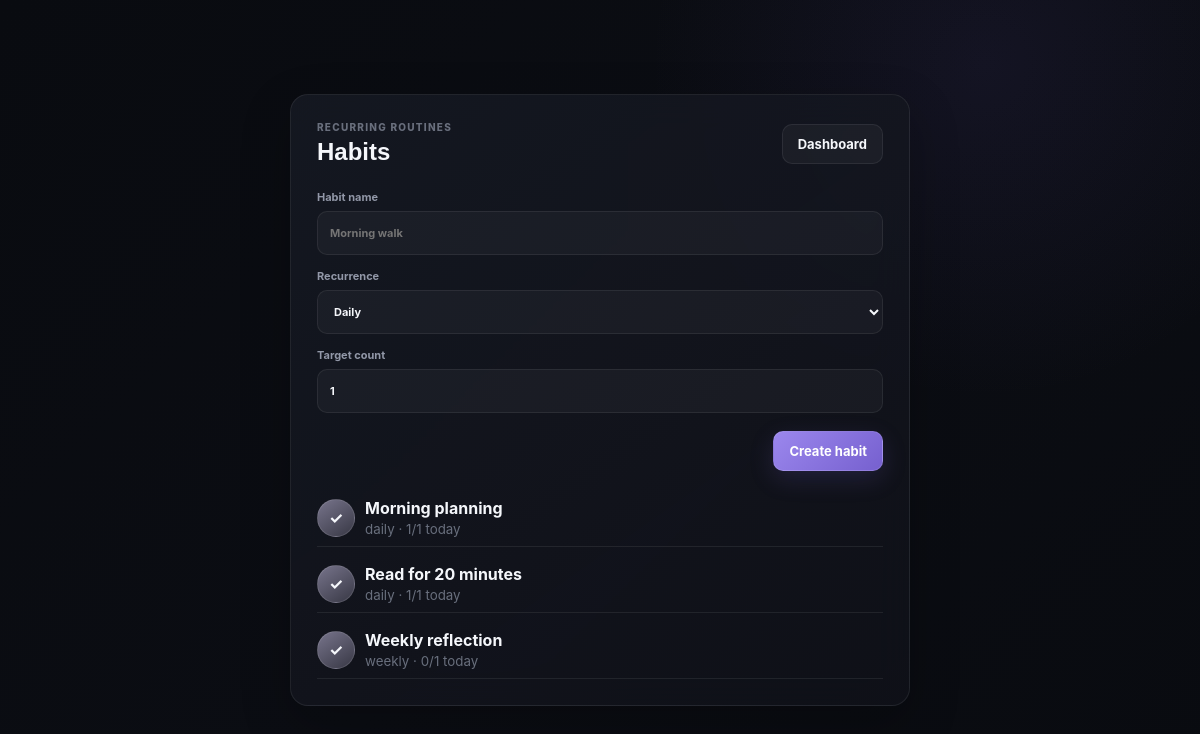
Screenshot of /habits.php (signed in) with the database file from the repository.
### tables this page shows
CREATE TABLE habits (
  id BIGINT UNSIGNED NOT NULL AUTO_INCREMENT,
  user_id BIGINT UNSIGNED NOT NULL,
  name VARCHAR(180) NOT NULL,
  recurrence ENUM('daily', 'weekly', 'monthly') NOT NULL DEFAULT 'daily',
  target_count SMALLINT UNSIGNED NOT NULL DEFAULT 1,
  is_active BOOLEAN NOT NULL DEFAULT TRUE,
  created_at TIMESTAMP NOT NULL DEFAULT CURRENT_TIMESTAMP,
  PRIMARY KEY (id),
  KEY idx_habits_user_active (user_id, is_active),
  CONSTRAINT fk_habits_user FOREIGN KEY (user_id) REFERENCES users(id) ON DELETE CASCADE ON UPDATE CASCADE
);

### habits.php (the view, shortened to what this page needs)
<?php
$pdo = Database::getInstance()->connection();
$userId = (int) $_SESSION['user_id'];
$statement = $pdo->prepare(
    'SELECT h.id, h.name, h.recurrence, h.target_count,
            COALESCE((SELECT hl.count FROM habit_logs hl WHERE hl.habit_id = h.id AND hl.user_id = h.user_id AND hl.log_date = CURDATE()), 0) AS today_count
     FROM habits h WHERE h.user_id = :user_id AND h.is_active = TRUE ORDER BY h.created_at DESC'
);
$statement->execute(['user_id' => $userId]);
$habits = $statement->fetchAll();
?>
<!doctype html>
<html lang="en">
<head><meta charset="utf-8"><meta name="viewport" content="width=device-width,initial-scale=1"><title>Personal OS Habits</title><link rel="stylesheet" href="/personal-os/public/css/style.css"></head>
<body>
  <main class="settings-shell">
    <section class="glass-panel settings-card">
      <div class="panel-heading"><div><p class="eyebrow">Recurring routines</p><h1>Habits</h1></div><a class="secondary-button settings-back" href="/personal-os/">Dashboard</a></div>
      <form class="settings-form" method="post">
        <label>Habit name<input name="name" required placeholder="Morning walk"></label>
        <label>Recurrence<select name="recurrence"><option value="daily">Daily</option><option value="weekly">Weekly</option><option value="monthly">Monthly</option></select></label>
        <label>Target count<input type="number" name="target_count" value="1" min="1" max="99"></label>
        <button class="primary-button" type="submit">Create habit</button>
      </form>
      <div class="habit-list">
        <?php foreach ($habits as $habit): ?>
          <article class="team-row" id="habit-<?= (int) $habit['id'] ?>">
            <div class="avatar">✓</div>
            <div><strong><?= htmlspecialchars($habit['name']) ?></strong><small><?= htmlspecialchars($habit['recurrence']) ?> · <?= (int) $habit['today_count'] ?>/<?= (int) $habit['target_count'] ?> today</small></div>
          </article>
        <?php endforeach; ?>
      </div>
    </section>
  </main>
</body>
</html>

### public/css/style.css (style rules this page uses)
:root { --bg: #090b10; --panel: rgba(20, 23, 32, 0.78); --panel-strong: rgba(24, 27, 38, 0.94); --border: rgba(255, 255, 255, 0.075); --border-bright: rgba(255, 255, 255, 0.13); --text: #f5f7fb; --muted: #9298a8; --muted-2: #696f7d; --violet: #9d87ff; --violet-strong: #7c64ed; --cyan: #57c8cf; --amber: #e9b86c; --rose: #d98ba3; --green: #69caa1; --danger: #ef7b86; --sidebar-width: 238px; --radius: 18px; --shadow: 0 18px 50px rgba(0, 0, 0, 0.24); }
* { box-sizing: border-box; }
html { scroll-behavior: smooth; }
body { margin: 0; min-height: 100vh; overflow-x: hidden; background: radial-gradient(circle at 82% 8%, rgba(111, 88, 198, 0.09), transparent 21rem), linear-gradient(135deg, #090b10 0%, #0b0d13 54%, #090b10 100%); color: var(--text); font-family: Inter, "Segoe UI", Arial, sans-serif; -webkit-font-smoothing: antialiased; }
button, input, select { font: inherit; }
button, a { -webkit-tap-highlight-color: transparent; }
button { cursor: pointer; }
.avatar { width: 38px; height: 38px; display: grid; place-items: center; flex: 0 0 auto; border: 1px solid rgba(255,255,255,.12); border-radius: 50%; background: linear-gradient(145deg, #77748b, #383845); font-weight: 700; }
.eyebrow { margin: 0; color: var(--muted-2); font-size: 10px; font-weight: 800; letter-spacing: 1.25px; text-transform: uppercase; }
.primary-button, .secondary-button { height: 40px; border-radius: 10px; padding: 0 15px; font-size: 13px; font-weight: 750; transition: 180ms ease; }
.primary-button { border: 1px solid rgba(255,255,255,.11); background: linear-gradient(135deg, #9b87ed, #7660cf); color: white; box-shadow: 0 8px 24px rgba(116, 95, 201, .18); }
.secondary-button { border: 1px solid var(--border); background: rgba(255,255,255,.04); color: var(--text); }
.glass-panel { border: 1px solid var(--border); border-radius: var(--radius); background: linear-gradient(145deg, rgba(23,26,36,.82), rgba(16,18,26,.78)); box-shadow: var(--shadow); backdrop-filter: blur(18px); }
.glass-panel { transition: border-color 180ms ease, transform 180ms ease, box-shadow 180ms ease; }
.panel-heading { display: flex; align-items: center; justify-content: space-between; }
.settings-shell { min-height: 100vh; display: grid; place-items: center; padding: 24px; }
.settings-card { width: min(620px, 100%); padding: 26px; }
.settings-card h1 { margin: 5px 0 0; font: 800 24px "Manrope", sans-serif; }
.settings-back { display: inline-grid; place-items: center; text-decoration: none; }
.settings-form { display: grid; gap: 14px; margin-top: 24px; }
.settings-form label { display: grid; gap: 7px; color: var(--muted); font-size: 11px; font-weight: 700; }
.settings-form input, .settings-form select { width: 100%; height: 44px; border: 1px solid var(--border); border-radius: 10px; outline: none; background: rgba(255,255,255,.035); color: var(--text); padding: 0 12px; }
.settings-form select option { background: #171922; }
.settings-form .primary-button { justify-self: end; margin-top: 4px; }
.team-row { min-height: 58px; display: flex; align-items: center; gap: 10px; border-bottom: 1px solid var(--border); }
.team-row > div:nth-child(2) { flex: 1; display: flex; flex-direction: column; }
.team-row small { color: var(--muted-2); margin-top: 3px; }
.habit-list { display: grid; gap: 8px; margin-top: 18px; }

### rows the page displays
habits: name "Morning planning", recurrence "daily", today_count "1", target_count "1"
habits: name "Read for 20 minutes", recurrence "daily", today_count "1", target_count "1"
habits: name "Weekly reflection", recurrence "weekly", today_count "0", target_count "1"
